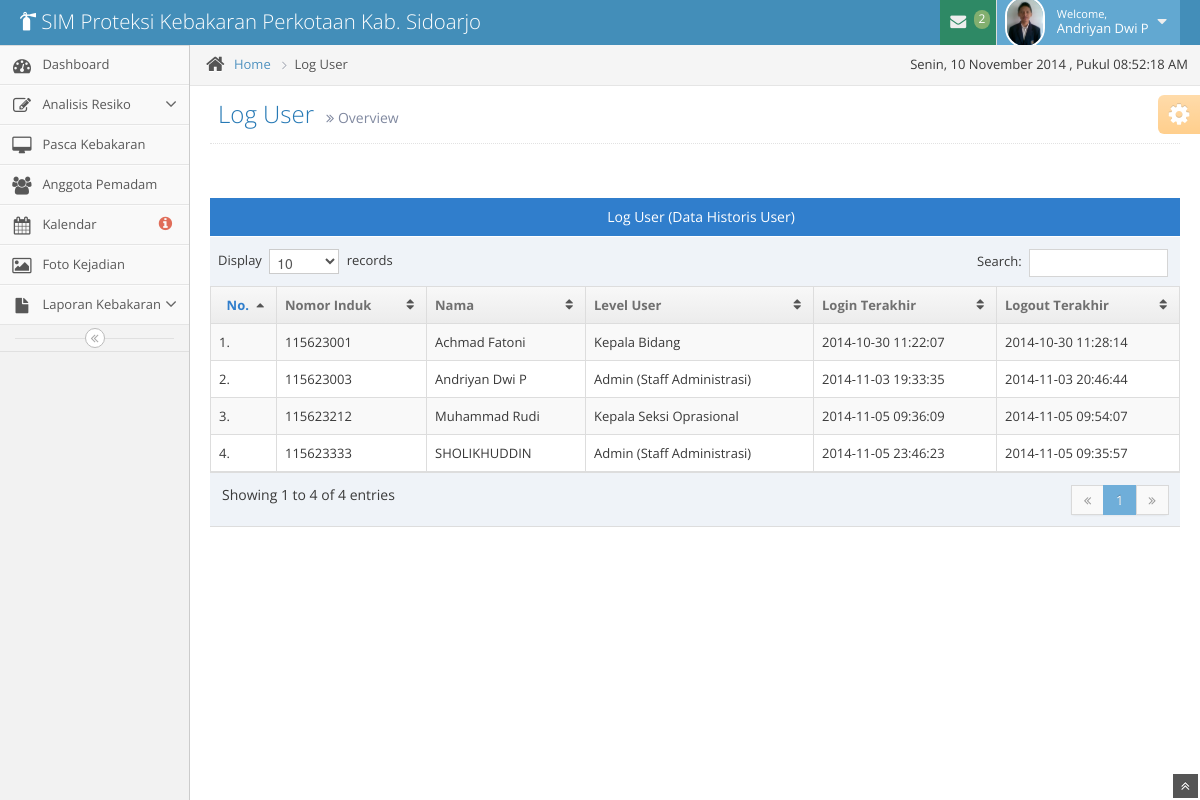
The app's page /log_user/index.php (signed in), older data.
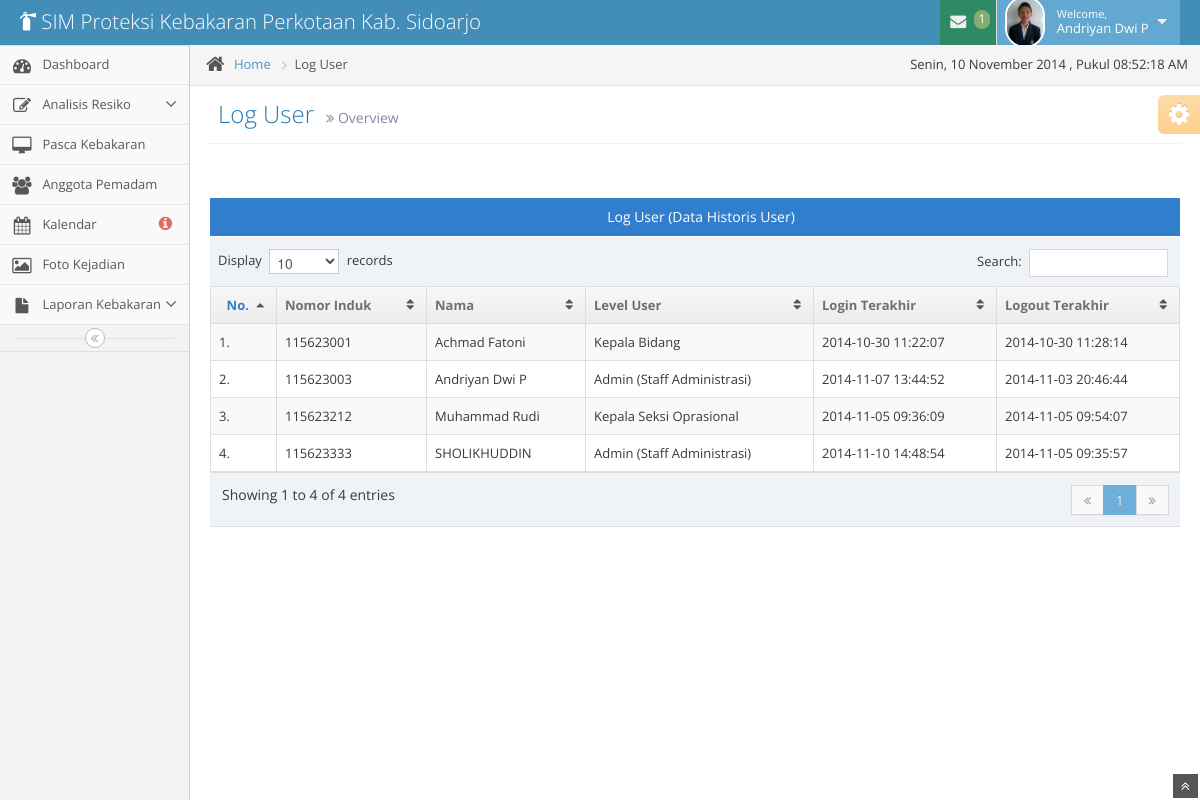
The same page, newer data.
### tables this page shows
CREATE TABLE IF NOT EXISTS `pegawai` (
  `pegawai_nip` int(20) NOT NULL,
  `id_level_user` int(11) NOT NULL,
  `pegawai_nama` varchar(50) NOT NULL,
  `pegawai_tempat` varchar(50) NOT NULL,
  `pegawai_tanggal` date NOT NULL,
  `pegawai_kelamin` varchar(20) NOT NULL,
  `pegawai_alamat` varchar(50) NOT NULL,
  `pegawai_no_telp` varchar(20) NOT NULL,
  `jabatan_id` int(2) NOT NULL,
  `pegawai_email` varchar(50) NOT NULL,
  `pegawai_password` varchar(200) NOT NULL,
  `pegawai_foto` varchar(255) NOT NULL,
  PRIMARY KEY (`pegawai_nip`),
  KEY `FK_jabatan` (`jabatan_id`),
  KEY `id_level_user` (`id_level_user`)
);

CREATE TABLE IF NOT EXISTS `level_user` (
  `ID_LEVEL_USER` int(11) NOT NULL AUTO_INCREMENT,
  `NAMA_LEVEL_USER` varchar(40) NOT NULL,
  PRIMARY KEY (`ID_LEVEL_USER`)
);

CREATE TABLE IF NOT EXISTS `log_user` (
  `log_id` int(11) NOT NULL AUTO_INCREMENT,
  `pegawai_nip` int(20) NOT NULL,
  `login_date` datetime NOT NULL,
  `logout_date` datetime NOT NULL,
  `log_ket` varchar(200) NOT NULL,
  PRIMARY KEY (`log_id`),
  KEY `FK_pegawai` (`pegawai_nip`)
);

### log_user/index.php (the view, shortened to what this page needs)
<?php
include '../template/header.php';
if ((isset($_SESSION['pegawai_nomor']) && isset($_SESSION['level'])) || (isset($_COOKIE['level']) && isset($_COOKIE['pegawai_nomor']))) {
    $sql = mysql_query("SELECT * FROM pegawai WHERE (pegawai_nip='" . $_SESSION['pegawai_nomor'] . "' AND id_level_user='".$_SESSION['level']."')
                        OR (pegawai_nip='" . $_COOKIE['pegawai_nomor'] . "' AND id_level_user='".$_COOKIE['level']."')") or die("Query : ".mysql_error());
    $query = mysql_query("SELECT a.pegawai_nip, a.pegawai_nama, b.NAMA_LEVEL_USER, c.login_date, c.logout_date, c.log_ket
                            FROM pegawai AS a INNER JOIN level_user AS b ON (a.id_level_user = b.ID_LEVEL_USER)
                                INNER JOIN log_user AS c ON (a.pegawai_nip = c.pegawai_nip)
                                ORDER BY c.log_id") or die("Query failed: " . mysql_error());
    if ($sql == false) {
        die(mysql_error());
        header('Location: ../login/login.php');
        exit();
    } else if (mysql_num_rows($sql)) {
        while ($row = mysql_fetch_assoc($sql)) {
            ?>
            <body>
                <div class="navbar">
                    <div class="navbar-inner">
                        <div class="container-fluid">
                            <a href="../beranda/index" class="brand">
                                <small>
                                    <i class="icon-fire-extinguisher"></i>
                                    SIM Proteksi Kebakaran Perkotaan Kab. Sidoarjo
                                </small>
                            </a>
                            <ul class="nav ace-nav pull-right">
                                <li class="green">
                                    <a data-toggle="dropdown" class="dropdown-toggle" href="#">
                                        <i class="icon-envelope icon-animated-vertical"></i>
                                        <?php
                                        $level = $row['id_level_user'];
                                        $jabatan = $row['jabatan_id'];
                                        $cek_pesan = mysql_query("SELECT * FROM pesan WHERE pesan_status = 0 AND pesan_untuk='$jabatan'") or die("Query : ".mysql_error());
                                        $jml_pesan = mysql_num_rows($cek_pesan);
                                        if($jml_pesan > 0){
                                            echo "<span class='badge badge-success'>$jml_pesan</span>";
                                        }else{
                                            echo "<span class='badge badge-success'>0</span>";
                                        }
                                        ?>
                                    </a>
                                </li>
                                <li class="light-blue">
                                    <a data-toggle="dropdown" href="#" class="dropdown-toggle">
                                        <img class="nav-user-photo" src="../assets/img/img-anggota/<?= $row['pegawai_foto']; ?>" alt="<?php echo $hasil['pegawai_nama']; ?>" />
                                        <span class="user-info">
                                            <small>Welcome,</small>
                                            <?php echo $row['pegawai_nama']; ?>
                                        </span>
                                        <i class="icon-caret-down"></i>
                                    </a>
                                </li>
                            </ul>
                        </div>
                    </div>
                </div>
            <div class="main-container container-fluid">
                <?php include '../template/sidebar.php'; ?>
                <div class="main-content">
                    <div class="breadcrumbs" id="breadcrumbs">
                        <ul class="breadcrumb">
                            <li>
                                <i class="icon-home home-icon"></i>
                                <a href="../beranda/index">Home</a>
                                <span class="divider">
                                    <i class="icon-angle-right arrow-icon"></i>
                                </span>
                            </li>
                            <li class="active">Log User</li>
                        </ul>
                        <div class="pull-right">
                            , Pukul <span id="clock"></span>
                        </div>
                    </div>
                    <div class="page-content">
                        <div class="page-header position-relative">
                            <h1>
                                Log User
                                <small>
                                    <i class="icon-double-angle-right"></i>
                                    Overview
                                </small>
                            </h1>
                        </div>
                        <div class="row-fluid">
                            <div class="span12">
                                <div class = "space-6"></div>
                                <div class = "table-header center">
                                    Log User (Data Historis User)
                                </div>
                                <table id = "historis" class = "table table-striped table-bordered table-hover">
                                    <thead>
                                        <tr>
                                            <th class = "center">No.</th>
                                            <th>Nomor Induk</th>
                                            <th>Nama</th>
                                            <th>Level User</th>
                                            <th>Login Terakhir</th>
                                            <th>Logout Terakhir</th>
                                        </tr>
                                    </thead>
                                    <tbody>
                                        <?php
                                        $no = 1;
                                        while ($data = mysql_fetch_array($query)) {
                                            ?>
                                            <tr>
                                                <td><?php echo '' . $no . '.'; ?></td>
                                                <td><?php echo $data['pegawai_nip']; ?></td>
                                                <td><?php echo $data['pegawai_nama']; ?></td>
                                                <td><?php echo $data['NAMA_LEVEL_USER']; ?></td>
                                                <td><?php echo $data['login_date']; ?></td>
                                                <td><?php echo $data['logout_date']; ?></td>
                                            </tr>
                                            <?php
                                            $no++;
                                        }
                                        ?>
                                    </tbody>
                                </table>
                            </div>
                        </div>
                    </div>
                    <?php
                }
            }
        }
        ?>
        <div class="ace-settings-container" id="ace-settings-container">
            <div class="btn btn-app btn-mini btn-warning ace-settings-btn" id="ace-settings-btn">
                <i class="icon-cog bigger-150"></i>
            </div>
        </div>
    </div>
</div>
<a href="#" id="btn-scroll-up" class="btn-scroll-up btn btn-small btn-inverse">
    <i class="icon-double-angle-up icon-only bigger-110"></i>
</a>
</body>
</html>

### template/header.php (shortened to what this page needs)
<!DOCTYPE html>
<html>
    <head>
        <link href="../assets/css-ace/bootstrap.min.css" rel="stylesheet" />
        <link href="../assets/css-ace/bootstrap-responsive.min.css" rel="stylesheet" />
        <link rel="stylesheet" href="../assets/css-ace/font-awesome.min.css" />
        <link rel="stylesheet" href="../assets/css-zoom/style.css" />
        <link rel="stylesheet" href="../assets/css-ace/jquery-ui-1.10.3.custom.min.css" />
        <link rel="stylesheet" href="../assets/css-ace/chosen.css" />
        <link rel="stylesheet" href="../assets/css-ace/colorbox.css" />
        <link rel="stylesheet" href="../assets/css-ace/select2.css" />
        <link rel="stylesheet" href="../assets/css-ace/bootstrap-editable.css" />
        <link rel="stylesheet" href="../assets/css-ace/fullcalendar.css" />
        <link rel="stylesheet" href="../assets/css-ace/bootstrap-timepicker.css" />
        <link rel="stylesheet" type="text/css" href="../assets/css-ace/sweet-alert.css">
        <link rel="stylesheet" href="../assets/css-ace/ace.min.css" />
        <link rel="stylesheet" href="../assets/css-ace/ace-responsive.min.css" />
        <link rel="stylesheet" href="../assets/css-ace/ace-skins.min.css" />
        <link rel="stylesheet" type="text/css" href="../assets/ext/af.actionsheet.css">
    </head>

### template/sidebar.php (shortened to what this page needs)
<?php
    if($level == '1'){
?>
<div class="sidebar" id="sidebar">
    <ul class="nav nav-list">
        <li>
            <a href="../beranda/index">
                <i class="icon-dashboard"></i>
                <span class="menu-text"> Dashboard </span>
            </a>
        </li>
        <li>
            <a href="" class="dropdown-toggle">
                <i class="icon-edit"></i>
                <span class="menu-text"> Analisis Resiko </span>
                <b class="arrow icon-angle-down"></b>
            </a>
        </li>
        <li>
            <a href="../pasca/pasca" class="dropdown-toggle">
                <i class="icon-desktop"></i>
                <span class="menu-text"> Pasca Kebakaran </span>
            </a>
        </li>
        <li>
            <a href="../anggota/list">
                <i class="icon-group"></i>
                <span class="menu-text"> Anggota Pemadam </span>
            </a>
        </li>
        <li>
            <a href="../kalendar/kalendar">
                <i class="icon-calendar"></i>
                <?php
                    $thn = date('Y');
                    $bln = date('m');
                    $cek = mysql_query("SELECT * FROM resiko WHERE resiko_tanggal_start BETWEEN '$thn-$bln-01' AND '$thn-$bln-31'") or die("Query : ".mysql_error());
                    $jml = mysql_num_rows($cek);
                ?>
                <span class="menu-text">
                    Kalendar
                    <?php if($jml>0){ ?>
                    <span class="badge badge-transparent tooltip-error" title="<?php echo $jml; ?>&nbsp;Important&nbsp;Events">
                        <i class="icon-info-sign red bigger-130"></i>
                    </span>
                    <?php }else{ ?>
                    <span class="badge badge-transparent tooltip-error" title="0&nbsp;Important&nbsp;Events">
                        <i class="icon-info-sign red bigger-130"></i>
                    </span>
                    <?php } ?>
                </span>
            </a>
        </li>
        <li>
            <a href="../gallery/">
                <i class="icon-picture"></i>
                <span class="menu-text"> Foto Kejadian </span>
            </a>
        </li>
        <li>
            <a href="#" class="dropdown-toggle">
                <i class="icon-file"></i>
                <span class="menu-text">
                    Laporan Kebakaran
                </span>
                <b class="arrow icon-angle-down"></b>
            </a>
        </li>
    </ul>
    <div class="sidebar-collapse" id="sidebar-collapse">
        <i class="icon-double-angle-left"></i>
    </div>
</div>
<?php
}else if($level == '2' || $level = '3'){
?>
<div class="sidebar" id="sidebar">
    <div class="sidebar-shortcuts" id="sidebar-shortcuts">
        <div class="sidebar-shortcuts-mini" id="sidebar-shortcuts-mini">
            <span class="btn btn-success"></span>
            <span class="btn btn-info"></span>
            <span class="btn btn-warning"></span>
            <span class="btn btn-danger"></span>
        </div>
    </div>
    <ul class="nav nav-list">
        <li>
            <a href="../beranda/index">
                <i class="icon-dashboard"></i>
                <span class="menu-text"> Dashboard </span>
            </a>
        </li>
        <li>
            <a href="../pasca/pasca" class="dropdown-toggle">
                <i class="icon-desktop"></i>
                <span class="menu-text"> Pasca Kebakaran </span>
            </a>
        </li>
        <li>
            <a href="../anggota/list">
                <i class="icon-group"></i>
                <span class="menu-text"> Anggota Pemadam </span>
            </a>
        </li>
        <li>
            <a href="../kalendar/kalendar">
                <i class="icon-calendar"></i>
                <?php
                    $thn = date('Y');
                    $bln = date('m');
                    $cek = mysql_query("SELECT * FROM resiko WHERE resiko_tanggal_start BETWEEN '$thn-$bln-01' AND '$thn-$bln-31'") or die("Query : ".mysql_error());
                    $jml = mysql_num_rows($cek);
                ?>
                <span class="menu-text">
                    Kalendar
                    <?php if($jml>0){ ?>
                    <span class="badge badge-transparent tooltip-error" title="<?php echo $jml; ?>&nbsp;Important&nbsp;Events">
                        <i class="icon-info-sign red bigger-130"></i>
                    </span>
                    <?php }else{ ?>
                    <span class="badge badge-transparent tooltip-error" title="0&nbsp;Important&nbsp;Events">
                        <i class="icon-info-sign red bigger-130"></i>
                    </span>
                    <?php } ?>
                </span>
            </a>
        </li>
        <li>
            <a href="../gallery/">
                <i class="icon-picture"></i>
                <span class="menu-text"> Foto Kejadian </span>
            </a>
        </li>
        <li>
            <a href="#" class="dropdown-toggle">
                <i class="icon-file"></i>
                <span class="menu-text">
                    Laporan Kebakaran
                </span>
                <b class="arrow icon-angle-down"></b>
            </a>
            <ul class="submenu">
                <li>
                    <a href="../laporan/">
                        <i class="icon-double-angle-right"></i>
                        Laporan Kebakaran
                    </a>
                </li>
                <li>
                    <a href="../grafik/">
                        <i class="icon-double-angle-right"></i>
                        Grafik Kebakaran
                    </a>
                </li>
            </ul>
        </li>
    </ul>
    <div class="sidebar-collapse" id="sidebar-collapse">
        <i class="icon-double-angle-left"></i>
    </div>
</div>
<?php
}
?>

### assets/css-zoom/style.css (style rules this page uses)
html { background-color:#eee; }
div { -webkit-tap-highlight-color:rgba(0,0,0,0); }

### template/header.php (style rules this page uses)
body,td,th { font-family: "Open Sans"; }
* { -webkit-user-select:none; -webkit-tap-highlight-color:rgba(255, 255, 255, 0); margin:0;padding:0; }

Row changes from the older to the newer data that the page shows:
changed through a linked row, pegawai "Andriyan Dwi P": jml_pesan "2" → "1"; log_user.login_date "2014-11-03 19:33:35" → "2014-11-07 13:44:52"
changed through a linked row, pegawai "SHOLIKHUDDIN": log_user.login_date "2014-11-05 23:46:23" → "2014-11-10 14:48:54"
